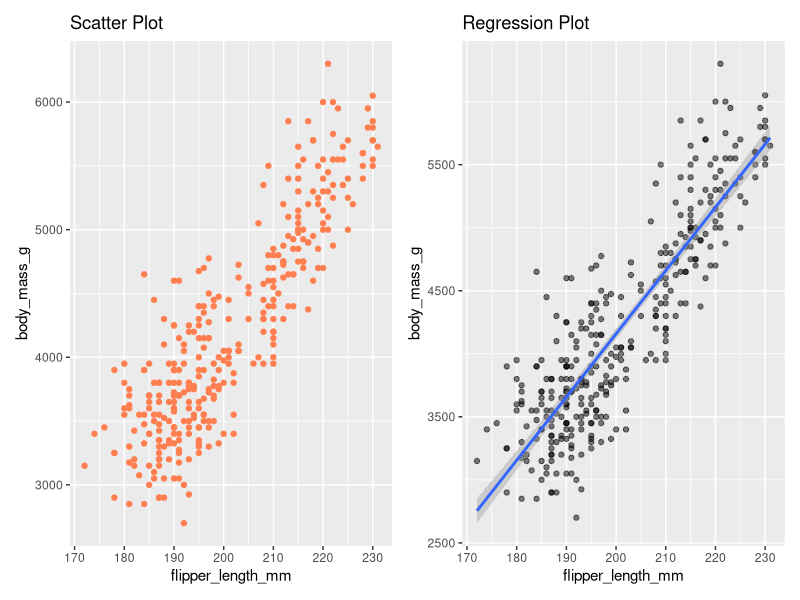
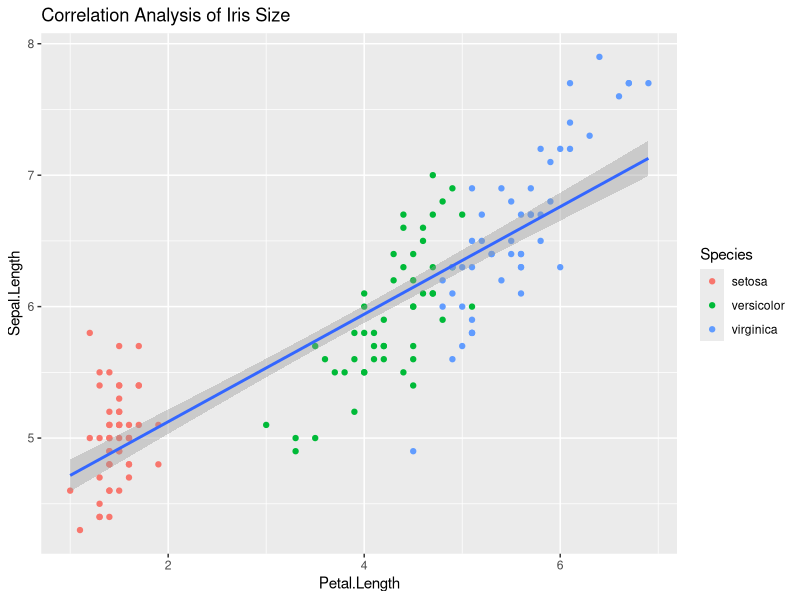

Write the R code that produced these figures, in order.
## ---- chunk 1
#| echo: true
#| output: true
#| style: "font-size: 0.6em"
# Cell one: Load required libraries
library(tidyverse)
library(palmerpenguins)
library(patchwork)

# Cell two: Load dataset
df <- penguins

head(df, 3)

# Cell three: Process data
df <- df %>% filter(!is.na(sex), !is.na(body_mass_g))

# Cell four: Plotting figure
p1 <- ggplot(df, aes(x = flipper_length_mm, y = body_mass_g)) +
  geom_point(color = "coral") +
  labs(title = "Scatter Plot")
p2 <- ggplot(df, aes(x = flipper_length_mm, y = body_mass_g)) +
  geom_point(alpha = 0.5) +
  geom_smooth(method = "lm") +
  labs(title = "Regression Plot")
p1 + p2

## ---- chunk 2
#| echo: false

library(tidyverse)
ggplot(iris, aes(Petal.Length, Sepal.Length)) +
  geom_point(aes(color = Species)) +
  geom_smooth(method = 'lm') +
  labs(title = 'Correlation Analysis of Iris Size')
